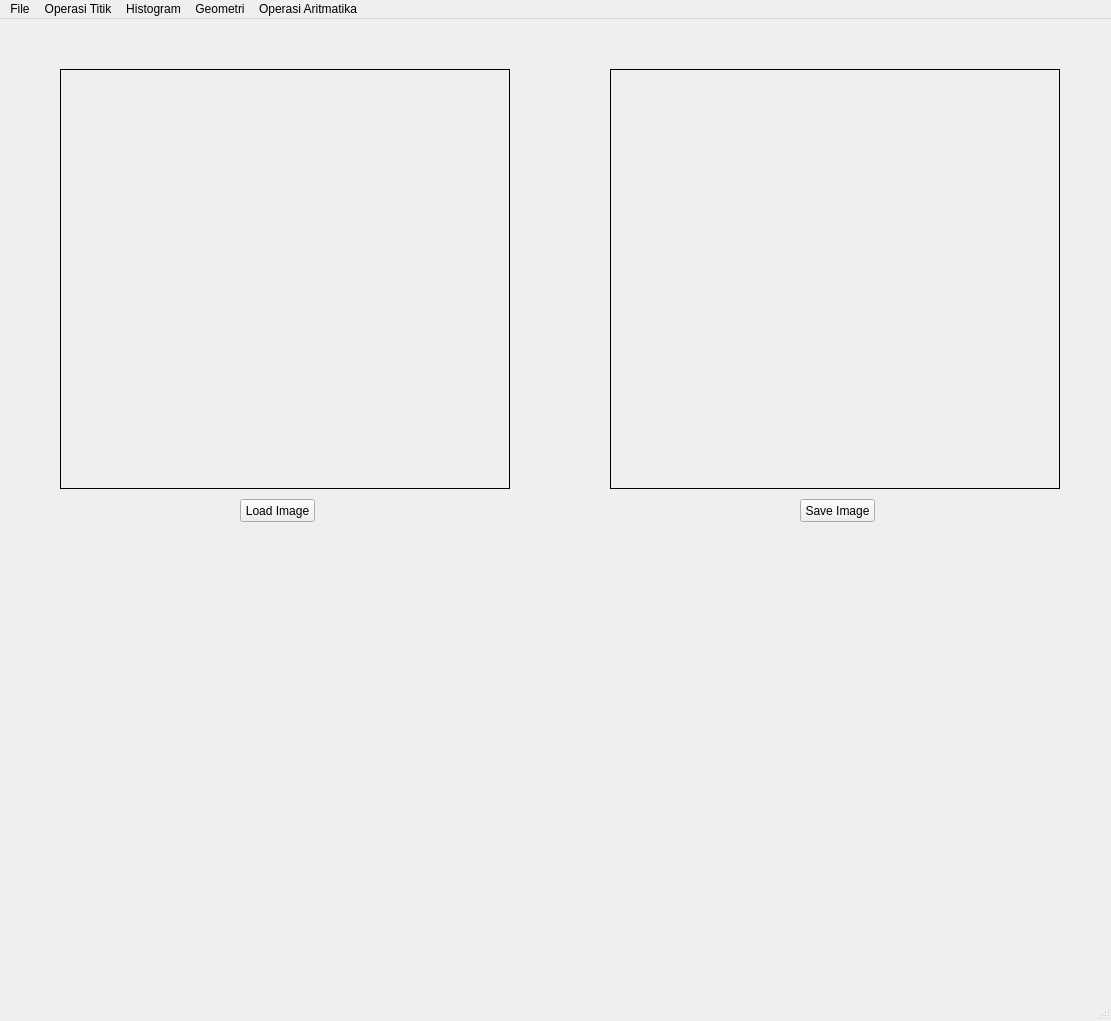
<?xml version="1.0" encoding="UTF-8"?>
<ui version="4.0">
 <class>MainWindow</class>
 <widget class="QMainWindow" name="MainWindow">
  <property name="geometry">
   <rect>
    <x>0</x>
    <y>0</y>
    <width>1111</width>
    <height>1021</height>
   </rect>
  </property>
  <property name="windowTitle">
   <string>MainWindow</string>
  </property>
  <widget class="QWidget" name="centralwidget">
   <widget class="QPushButton" name="loadButton">
    <property name="geometry">
     <rect>
      <x>240</x>
      <y>480</y>
      <width>75</width>
      <height>23</height>
     </rect>
    </property>
    <property name="text">
     <string>Load Image</string>
    </property>
   </widget>
   <widget class="QLabel" name="imgLabel">
    <property name="geometry">
     <rect>
      <x>60</x>
      <y>50</y>
      <width>450</width>
      <height>420</height>
     </rect>
    </property>
    <property name="frameShape">
     <enum>QFrame::Box</enum>
    </property>
    <property name="text">
     <string/>
    </property>
   </widget>
   <widget class="QLabel" name="hasilLabel">
    <property name="geometry">
     <rect>
      <x>610</x>
      <y>50</y>
      <width>450</width>
      <height>420</height>
     </rect>
    </property>
    <property name="frameShape">
     <enum>QFrame::Box</enum>
    </property>
    <property name="text">
     <string/>
    </property>
   </widget>
   <widget class="QPushButton" name="saveButton">
    <property name="geometry">
     <rect>
      <x>800</x>
      <y>480</y>
      <width>75</width>
      <height>23</height>
     </rect>
    </property>
    <property name="text">
     <string>Save Image</string>
    </property>
   </widget>
  </widget>
  <widget class="QMenuBar" name="menubar">
   <property name="geometry">
    <rect>
     <x>0</x>
     <y>0</y>
     <width>1111</width>
     <height>21</height>
    </rect>
   </property>
   <widget class="QMenu" name="menuFile">
    <property name="title">
     <string>File</string>
    </property>
    <addaction name="actionLoad_Image"/>
    <addaction name="actionSave_Image"/>
   </widget>
   <widget class="QMenu" name="menuOperasi_Titik">
    <property name="title">
     <string>Operasi Titik</string>
    </property>
    <addaction name="actionGrayScale"/>
    <addaction name="actionBrightness"/>
    <addaction name="actionSimple_Contrast"/>
    <addaction name="actionContrast_Stretching"/>
    <addaction name="actionNegative_Image"/>
    <addaction name="actionBiner_Image"/>
   </widget>
   <widget class="QMenu" name="menuHistogram">
    <property name="title">
     <string>Histogram</string>
    </property>
    <addaction name="actionGray_Histogram"/>
    <addaction name="actionRGB_Histogram"/>
    <addaction name="actionHistogram_Equalization"/>
   </widget>
   <widget class="QMenu" name="menuGeometri">
    <property name="title">
     <string>Geometri</string>
    </property>
    <addaction name="actionTranslasi"/>
    <addaction name="actionRotasi"/>
    <addaction name="actionResize"/>
    <addaction name="actionCrop"/>
   </widget>
   <widget class="QMenu" name="menuOperasi_Aritmatika">
    <property name="title">
     <string>Operasi Aritmatika</string>
    </property>
    <addaction name="actionTambah"/>
    <addaction name="actionKurang"/>
    <addaction name="actionKali"/>
    <addaction name="actionBagi"/>
   </widget>
   <addaction name="menuFile"/>
   <addaction name="menuOperasi_Titik"/>
   <addaction name="menuHistogram"/>
   <addaction name="menuGeometri"/>
   <addaction name="menuOperasi_Aritmatika"/>
  </widget>
  <widget class="QStatusBar" name="statusbar"/>
  <action name="actionGrayScale">
   <property name="text">
    <string>GrayScale</string>
   </property>
  </action>
  <action name="actionLoad_Image">
   <property name="text">
    <string>Load Image</string>
   </property>
  </action>
  <action name="actionSave_Image">
   <property name="text">
    <string>Save Image</string>
   </property>
  </action>
  <action name="actionBrightness">
   <property name="text">
    <string>Brightness</string>
   </property>
  </action>
  <action name="actionSimple_Contrast">
   <property name="text">
    <string>Simple Contrast</string>
   </property>
  </action>
  <action name="actionContrast_Stretching">
   <property name="text">
    <string>Contrast Stretching</string>
   </property>
  </action>
  <action name="actionNegative_Image">
   <property name="text">
    <string>Negative Image</string>
   </property>
  </action>
  <action name="actionBiner_Image">
   <property name="text">
    <string>Biner Image</string>
   </property>
  </action>
  <action name="actionGray_Histogram">
   <property name="text">
    <string>Histogram Grayscale</string>
   </property>
  </action>
  <action name="actionRGB_Histogram">
   <property name="text">
    <string>Histogram RGB</string>
   </property>
  </action>
  <action name="actionHistogram_Equalization">
   <property name="text">
    <string>Histogram Equalization</string>
   </property>
  </action>
  <action name="actionTranslasi">
   <property name="text">
    <string>Translasi</string>
   </property>
  </action>
  <action name="actionRotasi">
   <property name="text">
    <string>Rotasi</string>
   </property>
  </action>
  <action name="actionResize">
   <property name="text">
    <string>Resize</string>
   </property>
  </action>
  <action name="actionCrop">
   <property name="text">
    <string>Crop Image</string>
   </property>
  </action>
  <action name="actionTambah">
   <property name="text">
    <string>Tambah +</string>
   </property>
  </action>
  <action name="actionKurang">
   <property name="text">
    <string>Kurang -</string>
   </property>
  </action>
  <action name="actionKali">
   <property name="text">
    <string>Kali x</string>
   </property>
  </action>
  <action name="actionBagi">
   <property name="text">
    <string>Bagi /</string>
   </property>
  </action>
 </widget>
 <resources/>
 <connections/>
</ui>
